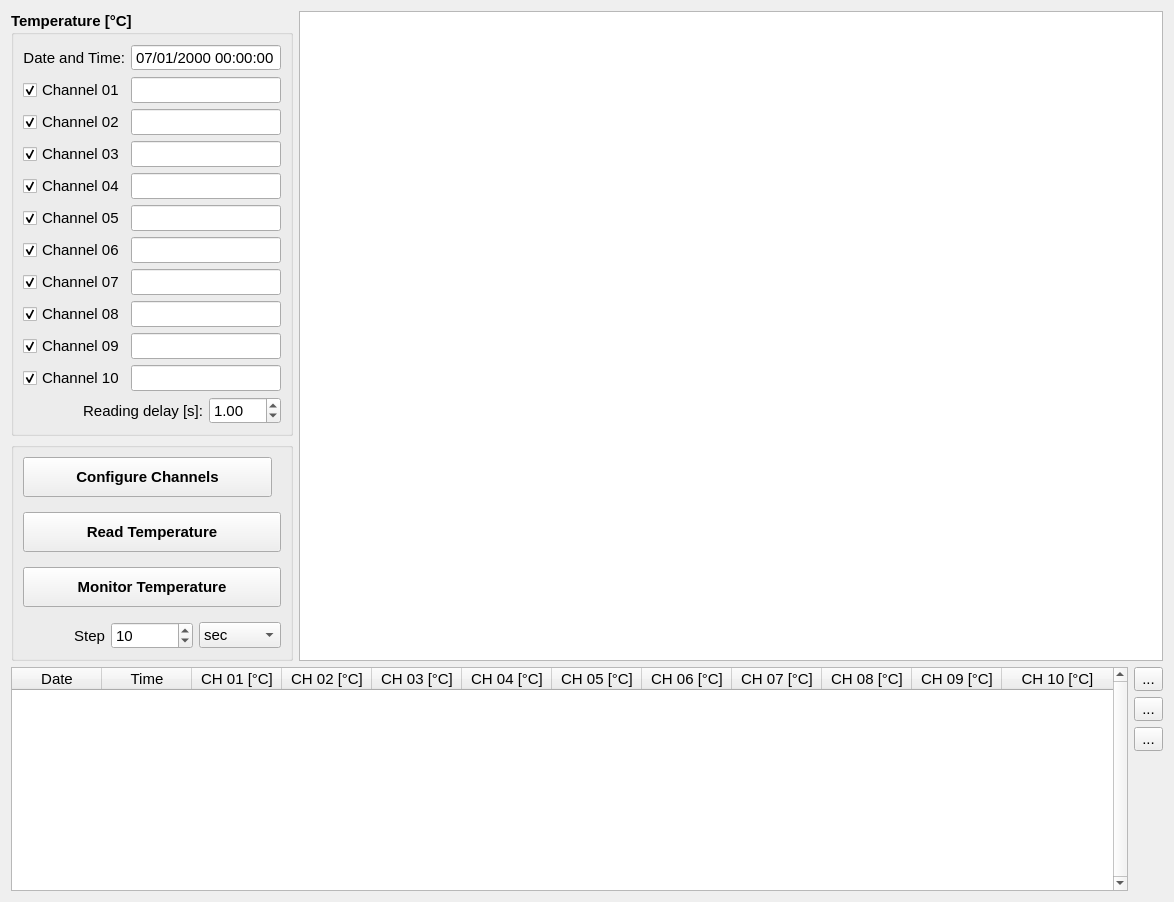
<?xml version="1.0" encoding="UTF-8"?>
<ui version="4.0">
 <class>temperature_wg</class>
 <widget class="QWidget" name="temperature_wg">
  <property name="geometry">
   <rect>
    <x>0</x>
    <y>0</y>
    <width>1174</width>
    <height>887</height>
   </rect>
  </property>
  <property name="font">
   <font>
    <pointsize>11</pointsize>
   </font>
  </property>
  <property name="windowTitle">
   <string>Voltage Offset</string>
  </property>
  <layout class="QGridLayout" name="gridLayout_3">
   <item row="0" column="0">
    <widget class="QGroupBox" name="groupBox">
     <property name="sizePolicy">
      <sizepolicy hsizetype="Maximum" vsizetype="Preferred">
       <horstretch>0</horstretch>
       <verstretch>0</verstretch>
      </sizepolicy>
     </property>
     <property name="font">
      <font>
       <weight>75</weight>
       <bold>true</bold>
      </font>
     </property>
     <property name="title">
      <string>Temperature [°C]</string>
     </property>
     <layout class="QGridLayout" name="gridLayout">
      <item row="0" column="0">
       <widget class="QLabel" name="label">
        <property name="sizePolicy">
         <sizepolicy hsizetype="Minimum" vsizetype="Preferred">
          <horstretch>0</horstretch>
          <verstretch>0</verstretch>
         </sizepolicy>
        </property>
        <property name="font">
         <font>
          <weight>50</weight>
          <bold>false</bold>
         </font>
        </property>
        <property name="text">
         <string>Date and Time:</string>
        </property>
        <property name="alignment">
         <set>Qt::AlignRight|Qt::AlignTrailing|Qt::AlignVCenter</set>
        </property>
       </widget>
      </item>
      <item row="0" column="1" colspan="2">
       <widget class="QDateTimeEdit" name="time_dte">
        <property name="font">
         <font>
          <weight>50</weight>
          <bold>false</bold>
         </font>
        </property>
        <property name="readOnly">
         <bool>true</bool>
        </property>
        <property name="buttonSymbols">
         <enum>QAbstractSpinBox::NoButtons</enum>
        </property>
        <property name="date">
         <date>
          <year>2000</year>
          <month>1</month>
          <day>7</day>
         </date>
        </property>
        <property name="maximumTime">
         <time>
          <hour>23</hour>
          <minute>59</minute>
          <second>59</second>
         </time>
        </property>
        <property name="displayFormat">
         <string>dd/MM/yyyy hh:mm:ss</string>
        </property>
       </widget>
      </item>
      <item row="1" column="0">
       <widget class="QCheckBox" name="channel01_chb">
        <property name="font">
         <font>
          <weight>50</weight>
          <bold>false</bold>
         </font>
        </property>
        <property name="text">
         <string>Channel 01</string>
        </property>
        <property name="checked">
         <bool>true</bool>
        </property>
       </widget>
      </item>
      <item row="1" column="1" colspan="2">
       <widget class="QLineEdit" name="channel01_le">
        <property name="sizePolicy">
         <sizepolicy hsizetype="Preferred" vsizetype="Fixed">
          <horstretch>0</horstretch>
          <verstretch>0</verstretch>
         </sizepolicy>
        </property>
        <property name="font">
         <font>
          <weight>50</weight>
          <bold>false</bold>
         </font>
        </property>
       </widget>
      </item>
      <item row="2" column="0">
       <widget class="QCheckBox" name="channel02_chb">
        <property name="font">
         <font>
          <weight>50</weight>
          <bold>false</bold>
         </font>
        </property>
        <property name="text">
         <string>Channel 02</string>
        </property>
        <property name="checked">
         <bool>true</bool>
        </property>
       </widget>
      </item>
      <item row="2" column="1" colspan="2">
       <widget class="QLineEdit" name="channel02_le">
        <property name="sizePolicy">
         <sizepolicy hsizetype="Preferred" vsizetype="Fixed">
          <horstretch>0</horstretch>
          <verstretch>0</verstretch>
         </sizepolicy>
        </property>
        <property name="font">
         <font>
          <weight>50</weight>
          <bold>false</bold>
         </font>
        </property>
       </widget>
      </item>
      <item row="3" column="0">
       <widget class="QCheckBox" name="channel03_chb">
        <property name="font">
         <font>
          <weight>50</weight>
          <bold>false</bold>
         </font>
        </property>
        <property name="text">
         <string>Channel 03</string>
        </property>
        <property name="checked">
         <bool>true</bool>
        </property>
       </widget>
      </item>
      <item row="3" column="1" colspan="2">
       <widget class="QLineEdit" name="channel03_le">
        <property name="font">
         <font>
          <weight>50</weight>
          <bold>false</bold>
         </font>
        </property>
       </widget>
      </item>
      <item row="4" column="0">
       <widget class="QCheckBox" name="channel04_chb">
        <property name="font">
         <font>
          <weight>50</weight>
          <bold>false</bold>
         </font>
        </property>
        <property name="text">
         <string>Channel 04</string>
        </property>
        <property name="checked">
         <bool>true</bool>
        </property>
       </widget>
      </item>
      <item row="4" column="1" colspan="2">
       <widget class="QLineEdit" name="channel04_le">
        <property name="font">
         <font>
          <weight>50</weight>
          <bold>false</bold>
         </font>
        </property>
       </widget>
      </item>
      <item row="5" column="0">
       <widget class="QCheckBox" name="channel05_chb">
        <property name="font">
         <font>
          <weight>50</weight>
          <bold>false</bold>
         </font>
        </property>
        <property name="text">
         <string>Channel 05</string>
        </property>
        <property name="checked">
         <bool>true</bool>
        </property>
       </widget>
      </item>
      <item row="5" column="1" colspan="2">
       <widget class="QLineEdit" name="channel05_le">
        <property name="sizePolicy">
         <sizepolicy hsizetype="Preferred" vsizetype="Fixed">
          <horstretch>0</horstretch>
          <verstretch>0</verstretch>
         </sizepolicy>
        </property>
        <property name="font">
         <font>
          <weight>50</weight>
          <bold>false</bold>
         </font>
        </property>
       </widget>
      </item>
      <item row="6" column="0">
       <widget class="QCheckBox" name="channel06_chb">
        <property name="font">
         <font>
          <weight>50</weight>
          <bold>false</bold>
         </font>
        </property>
        <property name="text">
         <string>Channel 06</string>
        </property>
        <property name="checked">
         <bool>true</bool>
        </property>
       </widget>
      </item>
      <item row="6" column="1" colspan="2">
       <widget class="QLineEdit" name="channel06_le">
        <property name="font">
         <font>
          <weight>50</weight>
          <bold>false</bold>
         </font>
        </property>
       </widget>
      </item>
      <item row="7" column="0">
       <widget class="QCheckBox" name="channel07_chb">
        <property name="font">
         <font>
          <weight>50</weight>
          <bold>false</bold>
         </font>
        </property>
        <property name="text">
         <string>Channel 07</string>
        </property>
        <property name="checked">
         <bool>true</bool>
        </property>
       </widget>
      </item>
      <item row="7" column="1" colspan="2">
       <widget class="QLineEdit" name="channel07_le">
        <property name="font">
         <font>
          <weight>50</weight>
          <bold>false</bold>
         </font>
        </property>
       </widget>
      </item>
      <item row="8" column="0">
       <widget class="QCheckBox" name="channel08_chb">
        <property name="font">
         <font>
          <weight>50</weight>
          <bold>false</bold>
         </font>
        </property>
        <property name="text">
         <string>Channel 08</string>
        </property>
        <property name="checked">
         <bool>true</bool>
        </property>
       </widget>
      </item>
      <item row="8" column="1" colspan="2">
       <widget class="QLineEdit" name="channel08_le">
        <property name="font">
         <font>
          <weight>50</weight>
          <bold>false</bold>
         </font>
        </property>
       </widget>
      </item>
      <item row="9" column="0">
       <widget class="QCheckBox" name="channel09_chb">
        <property name="font">
         <font>
          <weight>50</weight>
          <bold>false</bold>
         </font>
        </property>
        <property name="text">
         <string>Channel 09</string>
        </property>
        <property name="checked">
         <bool>true</bool>
        </property>
       </widget>
      </item>
      <item row="9" column="1" colspan="2">
       <widget class="QLineEdit" name="channel09_le">
        <property name="font">
         <font>
          <weight>50</weight>
          <bold>false</bold>
         </font>
        </property>
       </widget>
      </item>
      <item row="10" column="0">
       <widget class="QCheckBox" name="channel10_chb">
        <property name="font">
         <font>
          <weight>50</weight>
          <bold>false</bold>
         </font>
        </property>
        <property name="text">
         <string>Channel 10</string>
        </property>
        <property name="checked">
         <bool>true</bool>
        </property>
       </widget>
      </item>
      <item row="10" column="1" colspan="2">
       <widget class="QLineEdit" name="channel10_le">
        <property name="font">
         <font>
          <weight>50</weight>
          <bold>false</bold>
         </font>
        </property>
       </widget>
      </item>
      <item row="11" column="0" colspan="2">
       <widget class="QLabel" name="label_2">
        <property name="font">
         <font>
          <weight>50</weight>
          <bold>false</bold>
         </font>
        </property>
        <property name="text">
         <string>Reading delay [s]:</string>
        </property>
        <property name="alignment">
         <set>Qt::AlignRight|Qt::AlignTrailing|Qt::AlignVCenter</set>
        </property>
       </widget>
      </item>
      <item row="11" column="2">
       <widget class="QDoubleSpinBox" name="delay_sb">
        <property name="font">
         <font>
          <weight>50</weight>
          <bold>false</bold>
         </font>
        </property>
        <property name="suffix">
         <string/>
        </property>
        <property name="value">
         <double>1.000000000000000</double>
        </property>
       </widget>
      </item>
     </layout>
    </widget>
   </item>
   <item row="0" column="1" rowspan="2">
    <widget class="PlotWidget" name="temperature_pw">
     <property name="backgroundBrush">
      <brush brushstyle="NoBrush">
       <color alpha="255">
        <red>255</red>
        <green>255</green>
        <blue>255</blue>
       </color>
      </brush>
     </property>
     <property name="foregroundBrush">
      <brush brushstyle="NoBrush">
       <color alpha="255">
        <red>252</red>
        <green>255</green>
        <blue>255</blue>
       </color>
      </brush>
     </property>
    </widget>
   </item>
   <item row="1" column="0">
    <widget class="QGroupBox" name="groupBox_3">
     <property name="font">
      <font>
       <weight>75</weight>
       <bold>true</bold>
      </font>
     </property>
     <property name="title">
      <string/>
     </property>
     <layout class="QGridLayout" name="gridLayout_2">
      <property name="verticalSpacing">
       <number>15</number>
      </property>
      <item row="0" column="0" colspan="3">
       <layout class="QHBoxLayout" name="horizontalLayout_2">
        <property name="spacing">
         <number>0</number>
        </property>
        <item>
         <widget class="QPushButton" name="configure_btn">
          <property name="minimumSize">
           <size>
            <width>0</width>
            <height>40</height>
           </size>
          </property>
          <property name="font">
           <font>
            <weight>75</weight>
            <bold>true</bold>
           </font>
          </property>
          <property name="text">
           <string>Configure Channels</string>
          </property>
          <property name="autoExclusive">
           <bool>false</bool>
          </property>
         </widget>
        </item>
        <item>
         <widget class="QLabel" name="configureled_la">
          <property name="sizePolicy">
           <sizepolicy hsizetype="Fixed" vsizetype="Fixed">
            <horstretch>0</horstretch>
            <verstretch>0</verstretch>
           </sizepolicy>
          </property>
          <property name="font">
           <font>
            <weight>50</weight>
            <bold>false</bold>
           </font>
          </property>
          <property name="text">
           <string/>
          </property>
          <property name="pixmap">
           <pixmap>../../resources/img/led.png</pixmap>
          </property>
          <property name="scaledContents">
           <bool>true</bool>
          </property>
         </widget>
        </item>
       </layout>
      </item>
      <item row="1" column="0" colspan="3">
       <widget class="QPushButton" name="read_btn">
        <property name="minimumSize">
         <size>
          <width>0</width>
          <height>40</height>
         </size>
        </property>
        <property name="font">
         <font>
          <weight>75</weight>
          <bold>true</bold>
         </font>
        </property>
        <property name="text">
         <string>Read Temperature</string>
        </property>
        <property name="autoExclusive">
         <bool>false</bool>
        </property>
       </widget>
      </item>
      <item row="2" column="0" colspan="3">
       <widget class="QPushButton" name="monitor_btn">
        <property name="minimumSize">
         <size>
          <width>0</width>
          <height>40</height>
         </size>
        </property>
        <property name="font">
         <font>
          <weight>75</weight>
          <bold>true</bold>
         </font>
        </property>
        <property name="text">
         <string>Monitor Temperature</string>
        </property>
        <property name="checkable">
         <bool>true</bool>
        </property>
        <property name="checked">
         <bool>false</bool>
        </property>
        <property name="autoRepeat">
         <bool>false</bool>
        </property>
        <property name="autoExclusive">
         <bool>false</bool>
        </property>
        <property name="autoDefault">
         <bool>false</bool>
        </property>
        <property name="default">
         <bool>false</bool>
        </property>
        <property name="flat">
         <bool>false</bool>
        </property>
       </widget>
      </item>
      <item row="3" column="0">
       <widget class="QLabel" name="label_10">
        <property name="font">
         <font>
          <weight>50</weight>
          <bold>false</bold>
         </font>
        </property>
        <property name="text">
         <string>Step</string>
        </property>
        <property name="alignment">
         <set>Qt::AlignRight|Qt::AlignTrailing|Qt::AlignVCenter</set>
        </property>
       </widget>
      </item>
      <item row="3" column="1">
       <widget class="QSpinBox" name="monitorstep_sb">
        <property name="font">
         <font>
          <weight>50</weight>
          <bold>false</bold>
         </font>
        </property>
        <property name="minimum">
         <number>1</number>
        </property>
        <property name="maximum">
         <number>10000</number>
        </property>
        <property name="value">
         <number>10</number>
        </property>
       </widget>
      </item>
      <item row="3" column="2">
       <widget class="QComboBox" name="monitorunit_cmb">
        <property name="font">
         <font>
          <weight>50</weight>
          <bold>false</bold>
         </font>
        </property>
        <item>
         <property name="text">
          <string>sec</string>
         </property>
        </item>
        <item>
         <property name="text">
          <string>min</string>
         </property>
        </item>
        <item>
         <property name="text">
          <string>hour</string>
         </property>
        </item>
       </widget>
      </item>
     </layout>
    </widget>
   </item>
   <item row="2" column="0" colspan="2">
    <layout class="QHBoxLayout" name="horizontalLayout">
     <item>
      <widget class="QTableWidget" name="temperature_ta">
       <property name="sizePolicy">
        <sizepolicy hsizetype="Expanding" vsizetype="Preferred">
         <horstretch>0</horstretch>
         <verstretch>0</verstretch>
        </sizepolicy>
       </property>
       <property name="minimumSize">
        <size>
         <width>0</width>
         <height>0</height>
        </size>
       </property>
       <property name="font">
        <font>
         <weight>50</weight>
         <bold>false</bold>
        </font>
       </property>
       <property name="verticalScrollBarPolicy">
        <enum>Qt::ScrollBarAlwaysOn</enum>
       </property>
       <property name="horizontalScrollBarPolicy">
        <enum>Qt::ScrollBarAsNeeded</enum>
       </property>
       <property name="editTriggers">
        <set>QAbstractItemView::NoEditTriggers</set>
       </property>
       <attribute name="horizontalHeaderVisible">
        <bool>true</bool>
       </attribute>
       <attribute name="horizontalHeaderCascadingSectionResizes">
        <bool>false</bool>
       </attribute>
       <attribute name="horizontalHeaderDefaultSectionSize">
        <number>90</number>
       </attribute>
       <attribute name="horizontalHeaderHighlightSections">
        <bool>true</bool>
       </attribute>
       <attribute name="horizontalHeaderMinimumSectionSize">
        <number>90</number>
       </attribute>
       <attribute name="horizontalHeaderStretchLastSection">
        <bool>true</bool>
       </attribute>
       <attribute name="verticalHeaderVisible">
        <bool>false</bool>
       </attribute>
       <column>
        <property name="text">
         <string>Date</string>
        </property>
       </column>
       <column>
        <property name="text">
         <string>Time</string>
        </property>
       </column>
       <column>
        <property name="text">
         <string>CH 01 [°C]</string>
        </property>
       </column>
       <column>
        <property name="text">
         <string>CH 02 [°C]</string>
        </property>
       </column>
       <column>
        <property name="text">
         <string>CH 03 [°C]</string>
        </property>
       </column>
       <column>
        <property name="text">
         <string>CH 04 [°C]</string>
        </property>
       </column>
       <column>
        <property name="text">
         <string>CH 05 [°C]</string>
        </property>
       </column>
       <column>
        <property name="text">
         <string>CH 06 [°C]</string>
        </property>
       </column>
       <column>
        <property name="text">
         <string>CH 07 [°C]</string>
        </property>
       </column>
       <column>
        <property name="text">
         <string>CH 08 [°C]</string>
        </property>
       </column>
       <column>
        <property name="text">
         <string>CH 09 [°C]</string>
        </property>
       </column>
       <column>
        <property name="text">
         <string>CH 10 [°C]</string>
        </property>
       </column>
      </widget>
     </item>
     <item>
      <layout class="QVBoxLayout" name="verticalLayout">
       <item>
        <widget class="QToolButton" name="copy_btn">
         <property name="minimumSize">
          <size>
           <width>24</width>
           <height>24</height>
          </size>
         </property>
         <property name="font">
          <font>
           <weight>50</weight>
           <bold>false</bold>
          </font>
         </property>
         <property name="text">
          <string>...</string>
         </property>
         <property name="icon">
          <iconset>
           <normaloff>../../resources/img/copy.png</normaloff>../../resources/img/copy.png</iconset>
         </property>
         <property name="iconSize">
          <size>
           <width>24</width>
           <height>24</height>
          </size>
         </property>
        </widget>
       </item>
       <item>
        <widget class="QToolButton" name="remove_btn">
         <property name="minimumSize">
          <size>
           <width>24</width>
           <height>24</height>
          </size>
         </property>
         <property name="font">
          <font>
           <weight>50</weight>
           <bold>false</bold>
          </font>
         </property>
         <property name="text">
          <string>...</string>
         </property>
         <property name="icon">
          <iconset>
           <normaloff>../../resources/img/delete.png</normaloff>../../resources/img/delete.png</iconset>
         </property>
         <property name="iconSize">
          <size>
           <width>24</width>
           <height>24</height>
          </size>
         </property>
        </widget>
       </item>
       <item>
        <widget class="QToolButton" name="clear_btn">
         <property name="minimumSize">
          <size>
           <width>24</width>
           <height>24</height>
          </size>
         </property>
         <property name="font">
          <font>
           <weight>50</weight>
           <bold>false</bold>
          </font>
         </property>
         <property name="text">
          <string>...</string>
         </property>
         <property name="icon">
          <iconset>
           <normaloff>../../resources/img/clear.png</normaloff>../../resources/img/clear.png</iconset>
         </property>
         <property name="iconSize">
          <size>
           <width>24</width>
           <height>24</height>
          </size>
         </property>
        </widget>
       </item>
       <item>
        <spacer name="verticalSpacer_2">
         <property name="orientation">
          <enum>Qt::Vertical</enum>
         </property>
         <property name="sizeType">
          <enum>QSizePolicy::Fixed</enum>
         </property>
         <property name="sizeHint" stdset="0">
          <size>
           <width>20</width>
           <height>140</height>
          </size>
         </property>
        </spacer>
       </item>
      </layout>
     </item>
    </layout>
   </item>
  </layout>
  <zorder>temperature_pw</zorder>
  <zorder>groupBox</zorder>
  <zorder>groupBox_3</zorder>
 </widget>
 <customwidgets>
  <customwidget>
   <class>PlotWidget</class>
   <extends>QGraphicsView</extends>
   <header>pyqtgraph</header>
  </customwidget>
 </customwidgets>
 <resources/>
 <connections/>
</ui>
